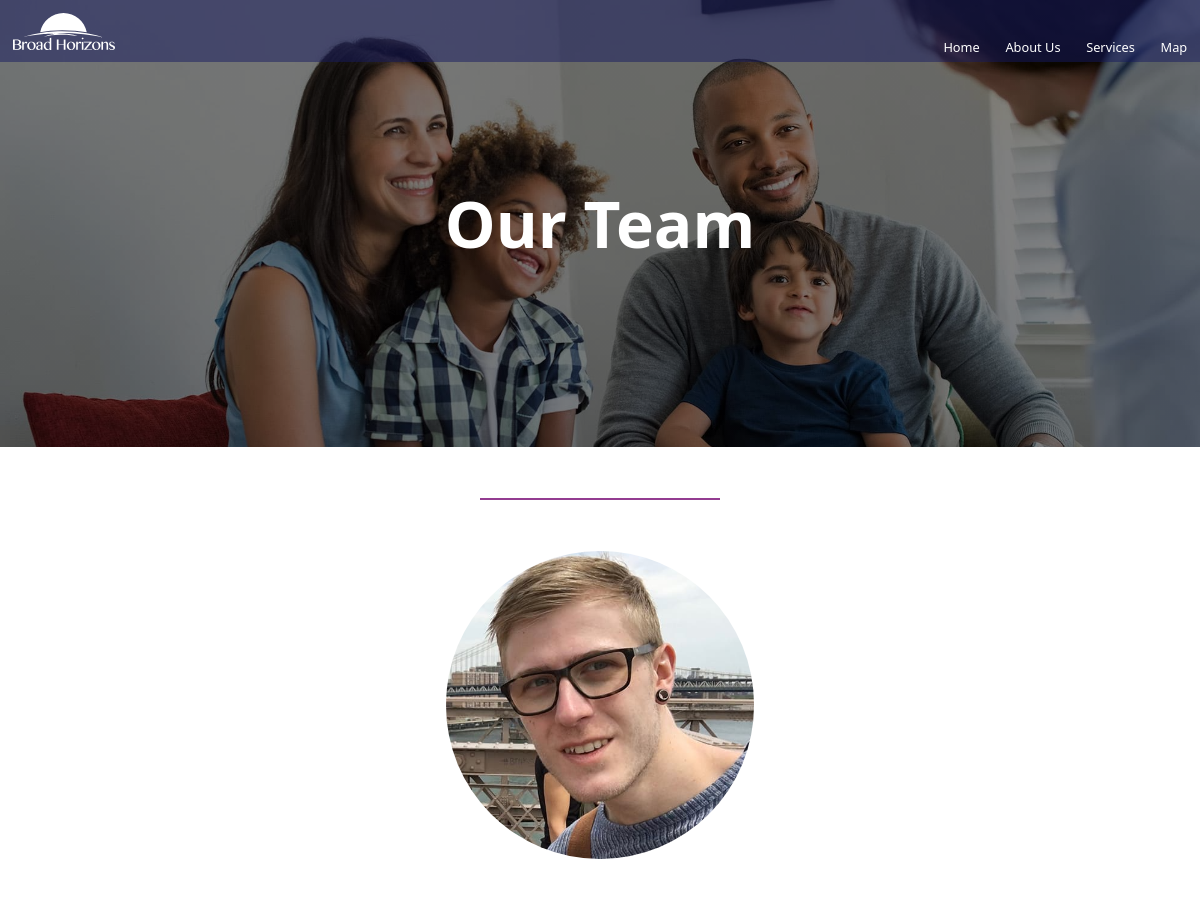
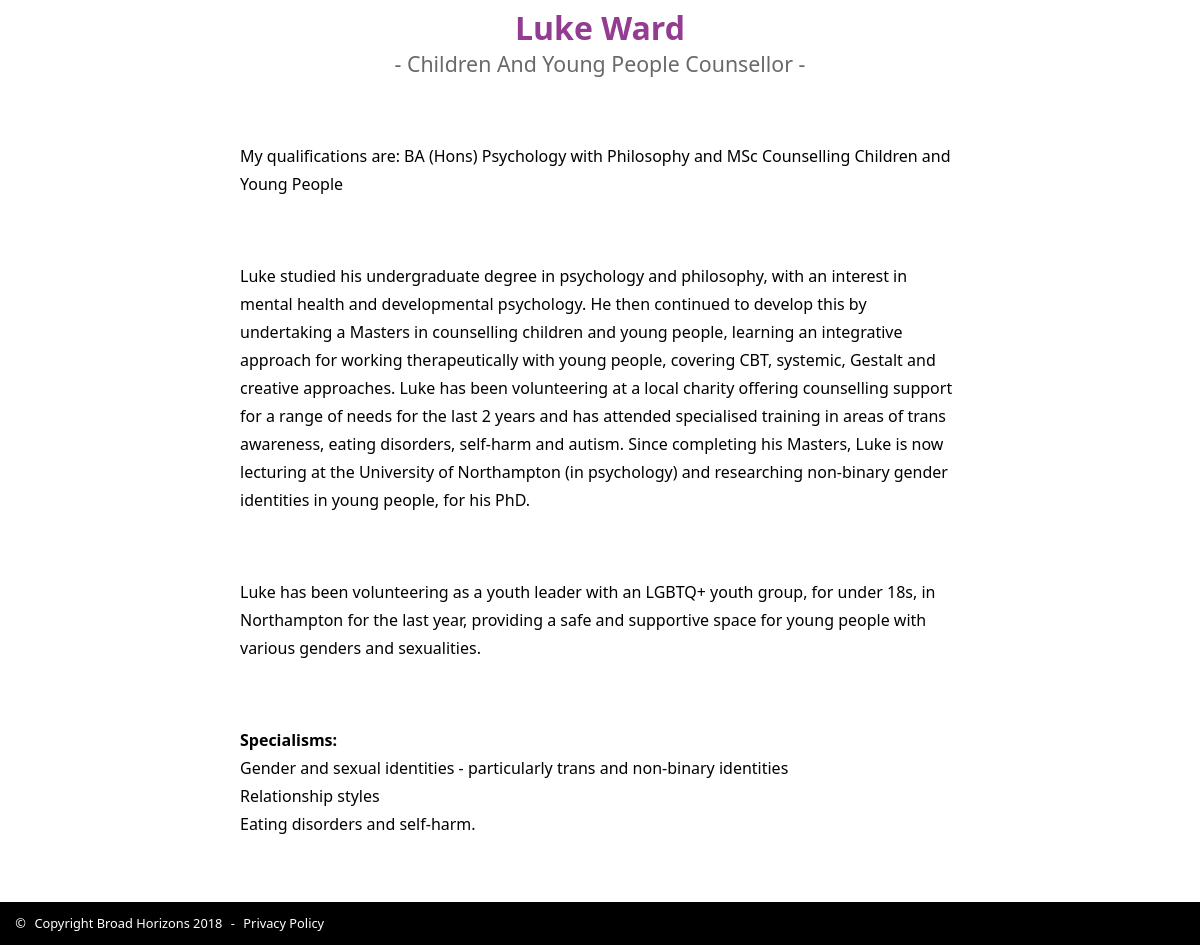
/team.php?id=luke, run on the app's committed database (2 pictures, top to bottom).
### tables this page shows
CREATE TABLE "team" (
	`name`	TEXT,
	`title`	TEXT,
	`pict`	TEXT,
	`blurb`	TEXT,
	`id`	TEXT
);

### team.php (the view, shortened to what this page needs)
<?php include("header.php"); ?>
<main>
    <div class="banner" id="banner-team">
        <h1>our team</h1>
    </div>
    <?php
    $dir = 'sqlite:team.db';
    $dbh  = new PDO($dir) or die("UNABLE TO OPEN THE DATABASE");
    $query = 'SELECT * from team where id = "' . $_GET['id'] . '"';
    foreach ($dbh -> query($query) as $row) {
        echo '<div id="team-page">';
        echo '<img src="' . $row[2] . '" alt="">';
        echo '<h3>' . $row[0] . '</h3>';
        echo '<h5>' . $row[1] . '</h5>';
        echo $row[3];
        echo '</div>';
    }
    ?>
</main>
<?php include("footer.php"); ?>

### styles.css (style rules this page uses)
:root { --blu: rgb(23, 27, 96); --blu_trasp: rgba(23, 27, 96, 0.5); --viola: #933C91; --nero: #000; --bianco: #fff; --boxes0: rgb(162, 164, 190); --boxes1: rgb(207, 180, 209); font-family: 'Segoe UI', Tahoma, Geneva, Verdana, sans-serif; font-size: 0.8rem; }
* { box-sizing: border-box; }
body { margin: 0; }
h1, h2, h3, h4, h5, h6 { text-transform: capitalize; color: var(--viola); }
h1 { text-transform: capitalize; font-size: 3rem; font-weight: bold; color: var(--bianco); }
h3 { text-transform: capitalize; font-size: 1.8rem; font-weight: bold; }
h5 { text-transform: capitalize; font-size: 1rem; font-weight: bold; }
p { font-size: 1rem; line-height: 1.5rem; font-weight: lighter; }
@media only screen and (min-width: 768px) { h1 { text-transform: capitalize; font-size: 48pt; font-weight: bold; } }
@media only screen and (min-width: 768px) { h3 { text-transform: capitalize; font-size: 24pt; font-weight: bold; } }
@media only screen and (min-width: 768px) { h5 { text-transform: capitalize; font-size: 16pt; font-weight: bold; } }
@media only screen and (min-width: 768px) { p { font-size: 12pt; line-height: 21pt; font-weight: lighter; } }
.banner { background: linear-gradient(rgba(0,0,0,0.5),rgba(0,0,0,0.5)), url("./images/banner-home.jpg"); width: 100%; background-repeat: no-repeat; background-size: cover; color: var(--bianco); text-align: center; }
.banner > h1 { width: 100%; margin: 0; padding: 25% 0 10% 0; }
@media only screen and (min-width: 768px) { .banner > h1 { width: 100%; margin: 0; padding: 15%; } }
#team-page > img { width: 50%; margin: 0 25%; border-radius: 50%; }
#team-page:before { content:""; display: block; width: 20%; margin: 4em 40%; border-bottom: 2px solid var(--viola); }
#team-page > h3 { text-align: center; margin-top: 2em; margin-bottom: 0; }
#team-page > h5 { text-align: center; color: dimgray; font-weight: normal; margin-top: 0; }
#team-page > p { width: 80%; margin: 4em 10%; }
@media only screen and (min-width: 768px) { #team-page > img { width: 24em; margin: 0 calc(50% - 12em); border-radius: 50%; } }
@media only screen and (min-width: 768px) { #team-page > p { width: 60%; margin: 4em 20%; } }

### data on the page
team: pict (picture), name "Luke Ward", title "- Children And Young People Counsellor -", blurb "My qualifications are: BA (Hons) Psychology with Philosophy and MSc Counselling Children and Young People Luke studied his undergraduate degree in psychology and philosophy, with an interest in mental health and developmental psychology. He then continued to develop this by undertaking a Masters in counselling children and young people, learning an integrative approach for working therapeutically with young people, covering CBT, systemic, Gestalt and creative approaches. Luke has been volunteering at a local charity offering counselling support for a range of needs for the last 2 years and has attended specialised training in areas of trans awareness, eating disorders, self-harm and autism.…"
